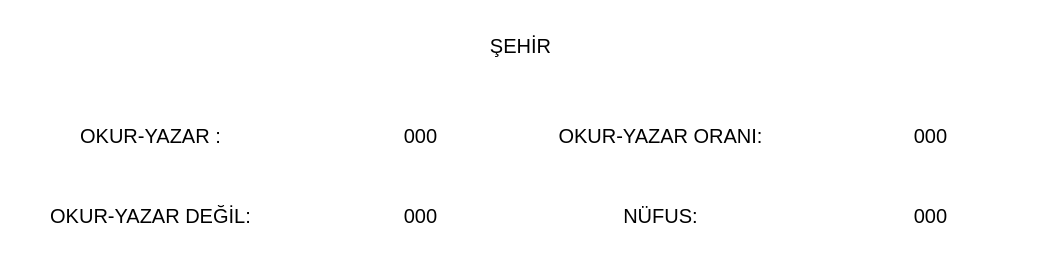
          <widget class="QFrame" name="frame_8">
           <property name="geometry">
            <rect>
             <x>480</x>
             <y>700</y>
             <width>1061</width>
             <height>261</height>
            </rect>
           </property>
           <property name="styleSheet">
            <string notr="true">background:rgb(255,255,255,90);border:none;border-radius: 15px;
</string>
           </property>
           <property name="frameShape">
            <enum>QFrame::StyledPanel</enum>
           </property>
           <property name="frameShadow">
            <enum>QFrame::Raised</enum>
           </property>
           <widget class="QLabel" name="label_2">
            <property name="geometry">
             <rect>
              <x>10</x>
              <y>100</y>
              <width>281</width>
              <height>71</height>
             </rect>
            </property>
            <property name="styleSheet">
             <string notr="true">font-size:20px;</string>
            </property>
            <property name="text">
             <string>OKUR-YAZAR :</string>
            </property>
            <property name="alignment">
             <set>Qt::AlignCenter</set>
            </property>
           </widget>
           <widget class="QLabel" name="lbl_Mainokuryazar">
            <property name="geometry">
             <rect>
              <x>330</x>
              <y>100</y>
              <width>181</width>
              <height>71</height>
             </rect>
            </property>
            <property name="styleSheet">
             <string notr="true">font-size:20px;</string>
            </property>
            <property name="text">
             <string>000</string>
            </property>
            <property name="alignment">
             <set>Qt::AlignCenter</set>
            </property>
           </widget>
           <widget class="QLabel" name="label_4">
            <property name="geometry">
             <rect>
              <x>10</x>
              <y>180</y>
              <width>281</width>
              <height>71</height>
             </rect>
            </property>
            <property name="styleSheet">
             <string notr="true">font-size:20px;</string>
            </property>
            <property name="text">
             <string>OKUR-YAZAR DEĞİL:</string>
            </property>
            <property name="alignment">
             <set>Qt::AlignCenter</set>
            </property>
           </widget>
           <widget class="QLabel" name="label_5">
            <property name="geometry">
             <rect>
              <x>520</x>
              <y>180</y>
              <width>281</width>
              <height>71</height>
             </rect>
            </property>
            <property name="styleSheet">
             <string notr="true">font-size:20px;</string>
            </property>
            <property name="text">
             <string>NÜFUS:</string>
            </property>
            <property name="alignment">
             <set>Qt::AlignCenter</set>
            </property>
           </widget>
           <widget class="QLabel" name="label_6">
            <property name="geometry">
             <rect>
              <x>520</x>
              <y>100</y>
              <width>281</width>
              <height>71</height>
             </rect>
            </property>
            <property name="styleSheet">
             <string notr="true">font-size:20px;</string>
            </property>
            <property name="text">
             <string>OKUR-YAZAR ORANI:</string>
            </property>
            <property name="alignment">
             <set>Qt::AlignCenter</set>
            </property>
           </widget>
           <widget class="QLabel" name="lbl_Mainokuryazarolmayan">
            <property name="geometry">
             <rect>
              <x>330</x>
              <y>180</y>
              <width>181</width>
              <height>71</height>
             </rect>
            </property>
            <property name="styleSheet">
             <string notr="true">font-size:20px;</string>
            </property>
            <property name="text">
             <string>000</string>
            </property>
            <property name="alignment">
             <set>Qt::AlignCenter</set>
            </property>
           </widget>
           <widget class="QLabel" name="lbl_Mainokuryazaroran">
            <property name="geometry">
             <rect>
              <x>840</x>
              <y>100</y>
              <width>181</width>
              <height>71</height>
             </rect>
            </property>
            <property name="styleSheet">
             <string notr="true">font-size:20px;</string>
            </property>
            <property name="text">
             <string>000</string>
            </property>
            <property name="alignment">
             <set>Qt::AlignCenter</set>
            </property>
           </widget>
           <widget class="QLabel" name="lbl_Mainnufus">
            <property name="geometry">
             <rect>
              <x>840</x>
              <y>180</y>
              <width>181</width>
              <height>71</height>
             </rect>
            </property>
            <property name="styleSheet">
             <string notr="true">font-size:20px;</string>
            </property>
            <property name="text">
             <string>000</string>
            </property>
            <property name="alignment">
             <set>Qt::AlignCenter</set>
            </property>
           </widget>
           <widget class="QLabel" name="lbl_MainSehir">
            <property name="geometry">
             <rect>
              <x>380</x>
              <y>10</y>
              <width>281</width>
              <height>71</height>
             </rect>
            </property>
            <property name="styleSheet">
             <string notr="true">font-size:20px;</string>
            </property>
            <property name="text">
             <string>ŞEHİR</string>
            </property>
            <property name="alignment">
             <set>Qt::AlignCenter</set>
            </property>
           </widget>
          </widget>
